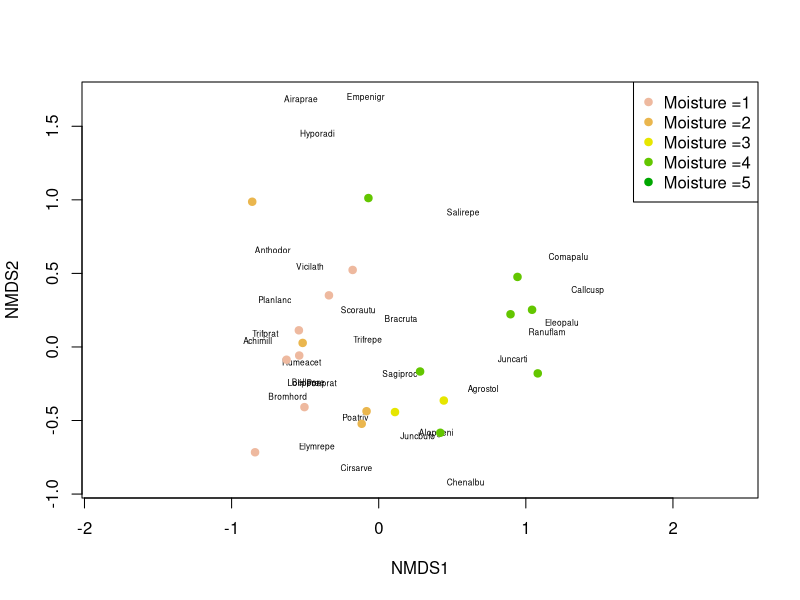
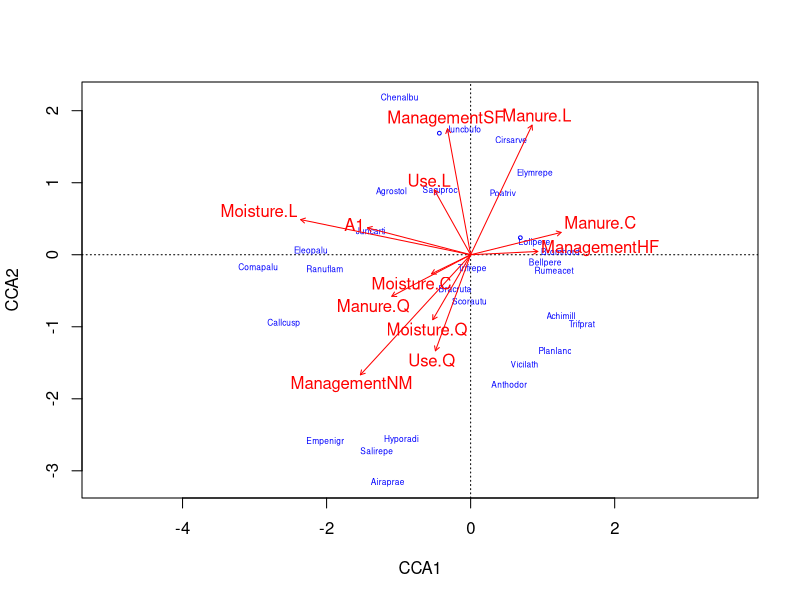
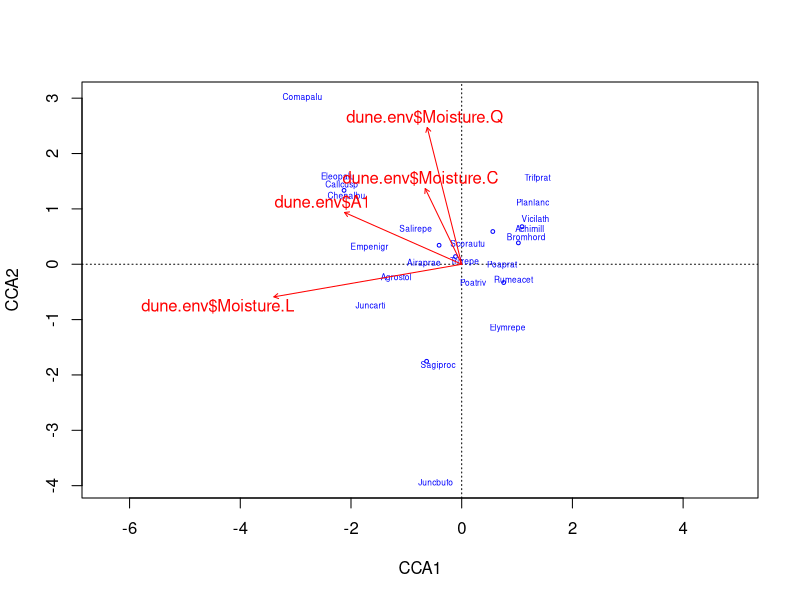
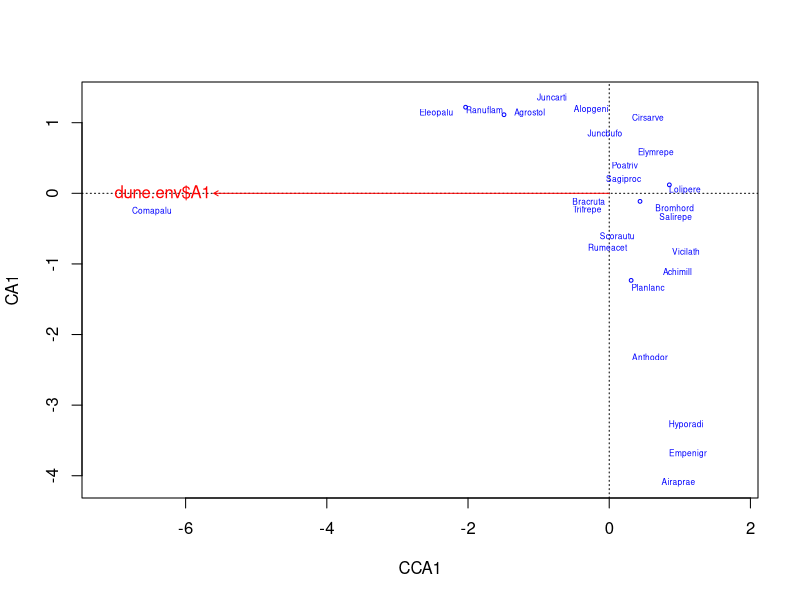
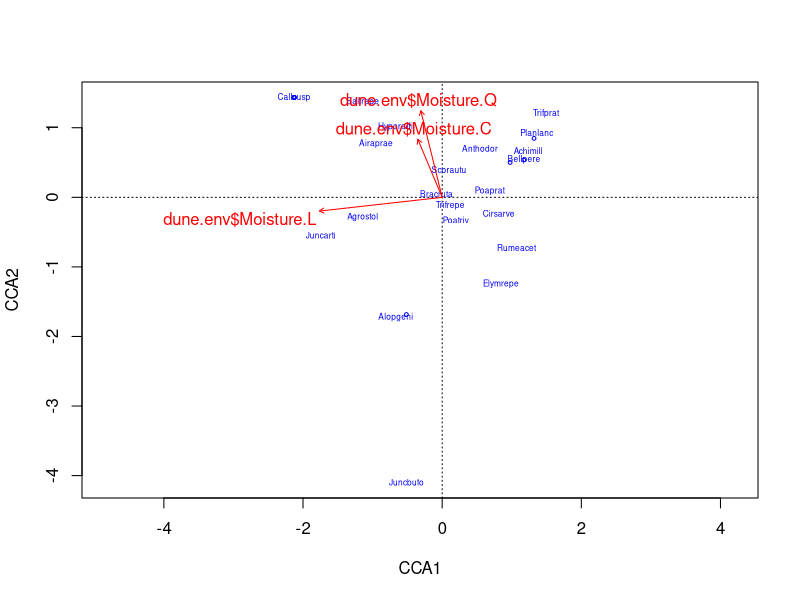

Write the R code that produced these figures, in order.
## ---- chunk 1
knitr::opts_chunk$set(echo = TRUE)
## ---- chunk 2
library(vegan)
data(dune)
data(dune.env)
?dune

head(dune)
head(dune.env)
## ---- chunk 3
dune_mds <- metaMDS(dune)

plot(dune_mds, type='n')
text(dune_mds, 'sp', cex=.5)
 # generate vector of colors 
color_vect = rev(terrain.colors(6))[-1]
points(dune_mds, 'sites', pch=19, 
           col=color_vect[dune.env$Moisture])
legend('topright', paste("Moisture =", 1:5, sep=''), 
           col=color_vect, pch=19)
## ---- chunk 4
#all variables included
cca_dune <- cca(dune~., data=dune.env)
anova(cca_dune, by="margin", permutations=999)

plot(cca_dune, type='n', scaling=1)
orditorp(cca_dune, display='sp', cex=0.5, scaling=1, col='blue')
text(cca_dune, display='bp', col='red')
## ---- chunk 5
#only A1 and moisture
cca_dune2 <- cca(dune~dune.env$A1 + dune.env$Moisture)
anova(cca_dune2, by="margin", permutations=999)

plot(cca_dune2, type='n', scaling=1)
orditorp(cca_dune2, display='sp', cex=0.5, scaling=1, col='blue')
text(cca_dune2, display='bp', col='red')
## ---- chunk 6
#only A1
cca_dune3 <- cca(dune~dune.env$A1)
anova(cca_dune3, by="margin", permutations=999)

plot(cca_dune3, type='n', scaling=1)
orditorp(cca_dune3, display='sp', cex=0.5, scaling=1, col='blue')
text(cca_dune3, display='bp', col='red')
## ---- chunk 7
#only moisture
cca_dune4 <- cca(dune~dune.env$Moisture)
anova(cca_dune4, by="margin", permutations=999)

plot(cca_dune4, type='n', scaling=1)
orditorp(cca_dune4, display='sp', cex=0.5, scaling=1, col='blue')
text(cca_dune4, display='bp', col='red')
